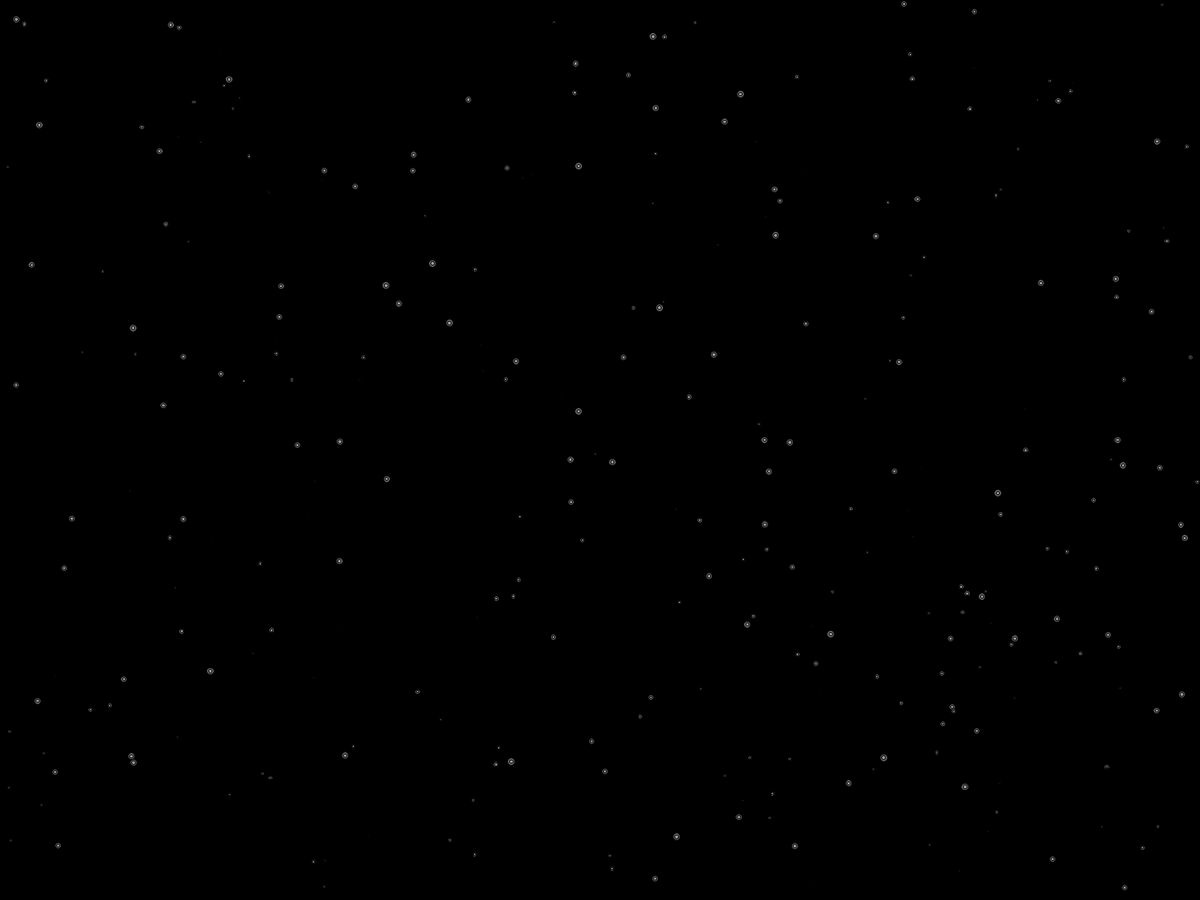
Frame 1 (no input)
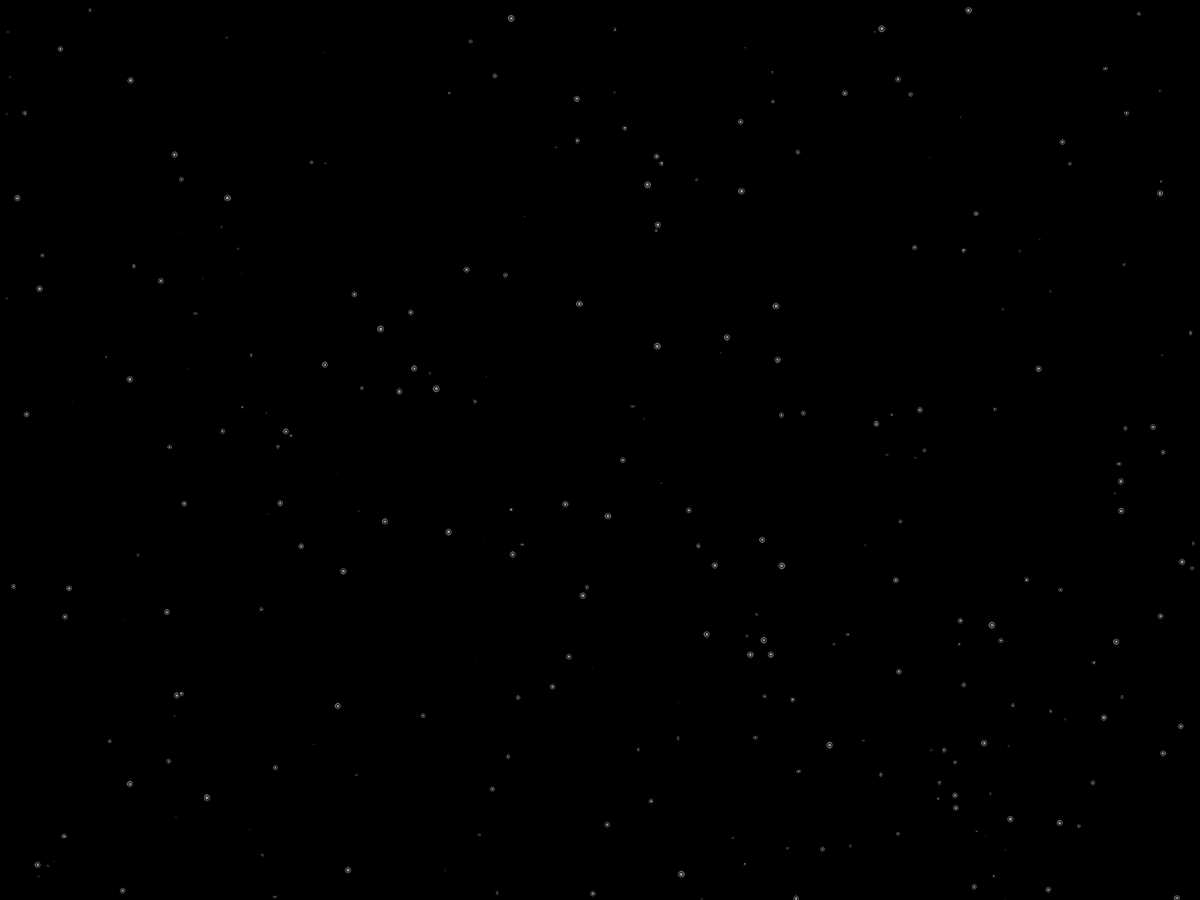
Frame 60 (the mouse pressed at the canvas centre just before this capture)
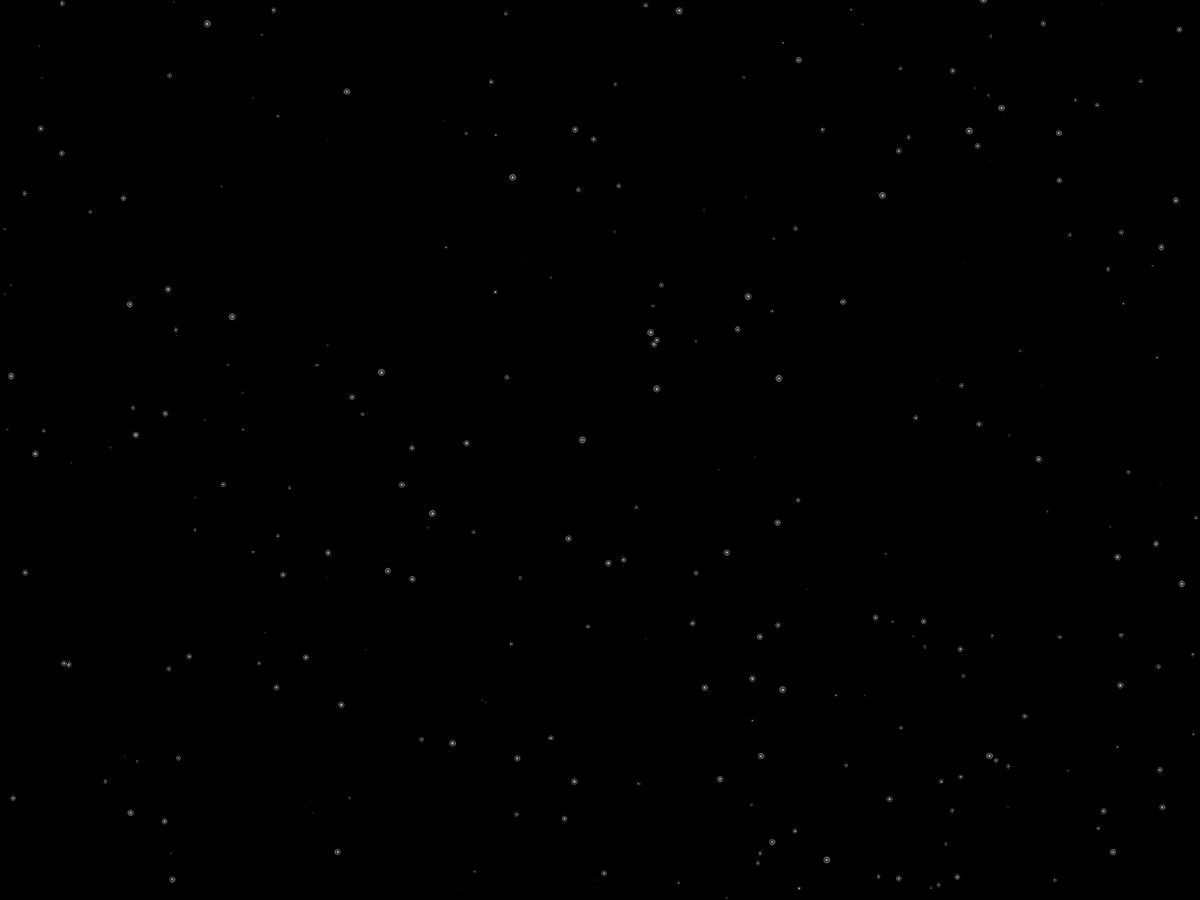
Frame 120 (the mouse held since frame 60 and released just before this capture)

The Processing sketch that drew these frames (run headless with seeded random() and noise(); from frame 60 on, the mouse is pressed at the canvas centre):

// Processing sketch: day5_06_bouncingBalls_objects_array_snow
// ── day5_06_bouncingBalls_objects_array_snow.pde
Ball[] balls = new Ball[300];
//DataType[] nameArray = new DataType[ TotalNum ];

void setup() {
  fullScreen();
  //size(500, 600);
  background(0);

  for (int i=0; i<balls.length; i++) {
    float x = random(width);
    float y = random(height);
    balls[i] = new Ball(x, y);
  }
}

void draw() {
  background(0);

  for (int i=0; i<balls.length; i++) {
    balls[i].move();
    balls[i].zigzag();
    balls[i].reappear();
    balls[i].display();
  }
}











class Ball {
  float x, y;
  float xSpd, ySpd;
  float size;
  float r, g, b;
  Ball(float _x, float _y) {
    x = _x;
    y = _y;
    size = random(2, 10);
    xSpd = 0;//random(-10, -1);
    ySpd = random(0.5, 5);
    r = random(255);
    g = random(255);
    b = random(255);
  }
  void display() {
    //stroke(r, g, b);
    fill(255, 100);
    ellipse(x, y, size, size);
    ellipse(x, y, size/2, size/2);
  }
  void move() {
    x += xSpd;
    y += ySpd;
  }
  void zigzag() {
    x += random(-1, 1);
    y += random(-1, 1);
  }
  void reappear() {
    if (x < 0) {
      x = width;
    } else if (x > width) {
      x = 0;
    }
    if (y < 0) {
      y = height;
    } else if (y > height) {
      y = 0;
    }
  }
}
